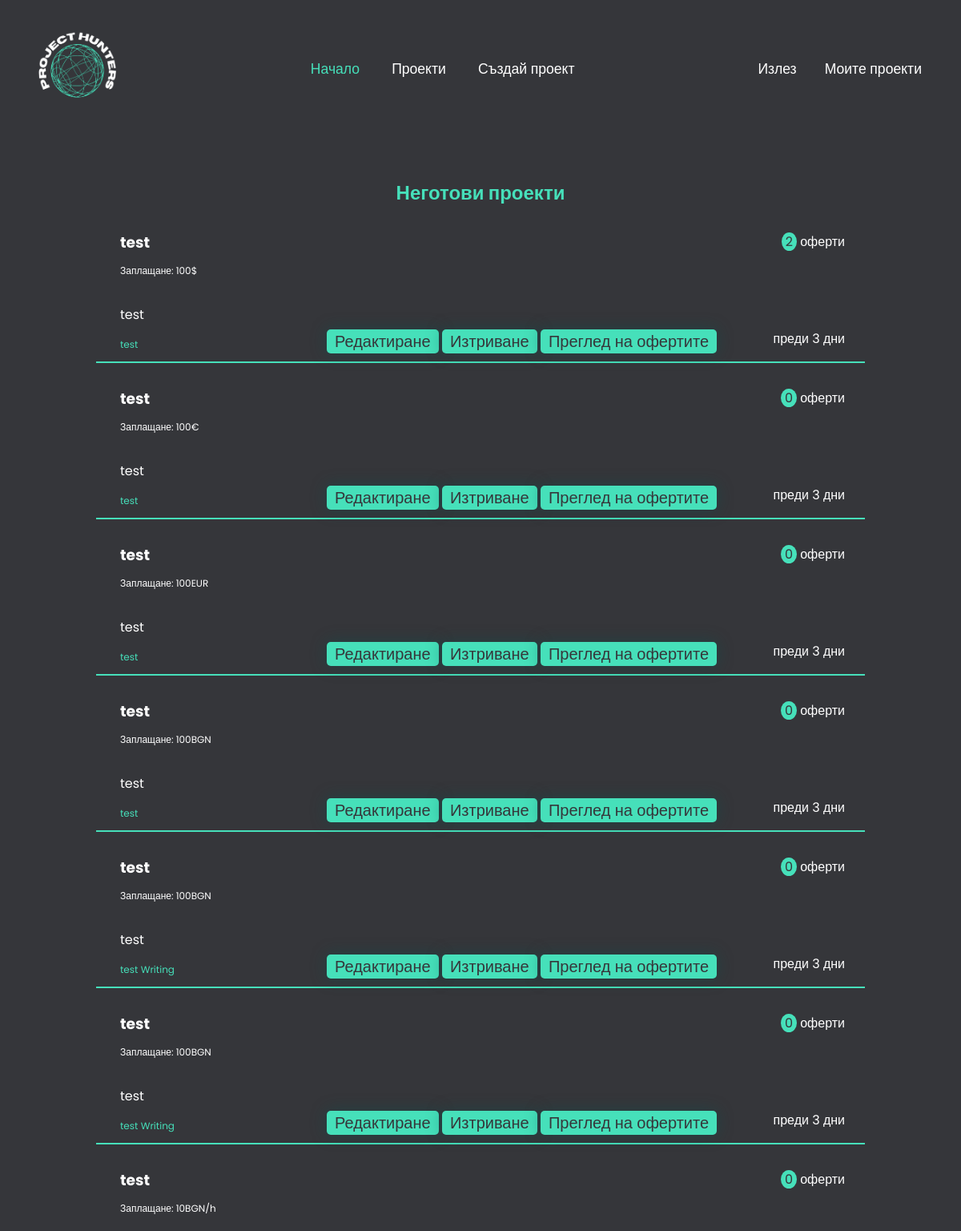
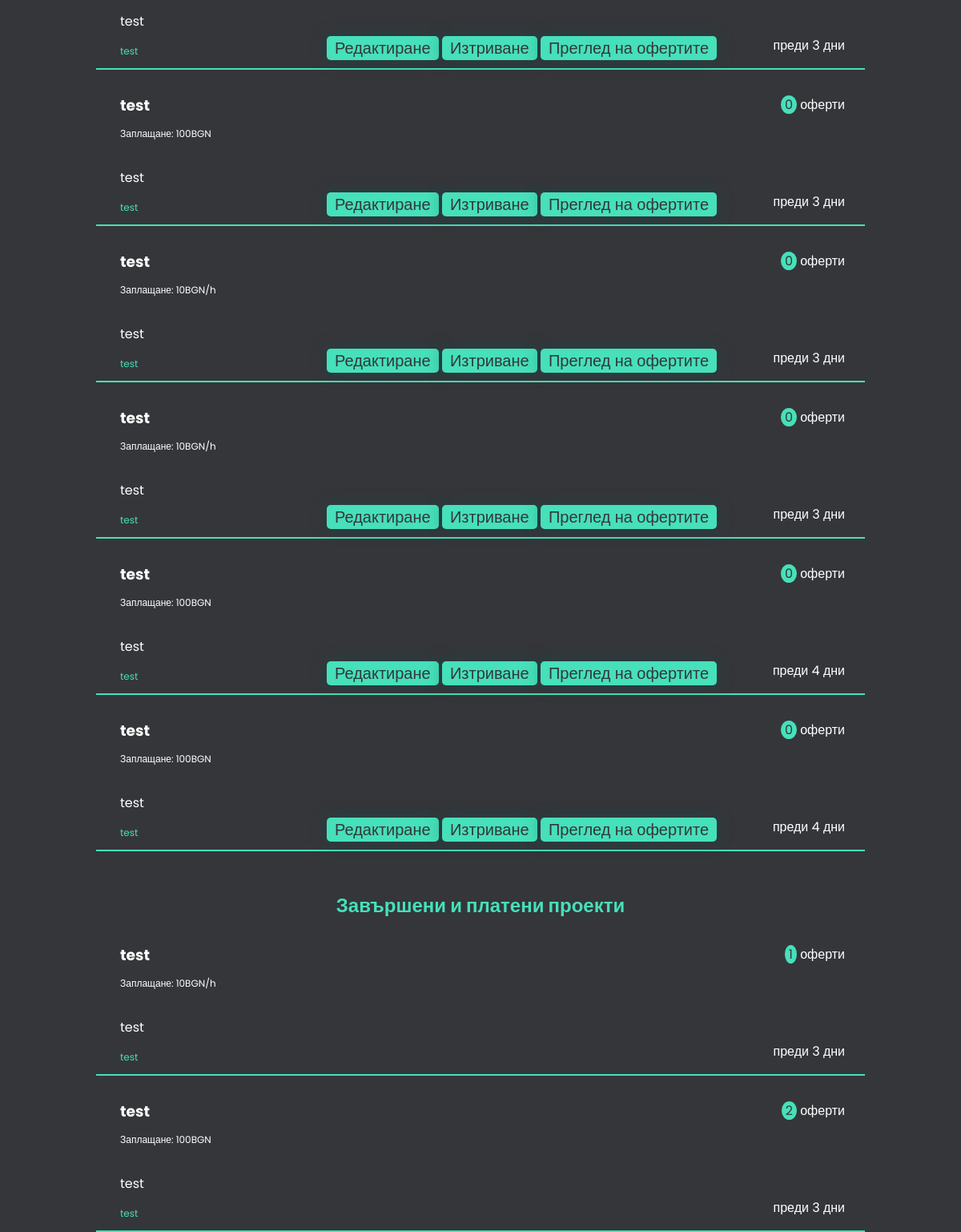
Screenshot of /projects/jobs_created_by_user/ (signed in) with the database file from the repository (2 pictures, top to bottom).
### projects/models.py (models this page shows, shortened)
class Project(models.Model):
    name = models.CharField(max_length=100)
    description = models.TextField()
    responsibilities = models.TextField(default=None)
    skills = models.TextField(default=None)
    payment = models.IntegerField()
    bids = models.IntegerField(default=0)
    is_it_done = models.BooleanField(default=False)
    creator =  models.ForeignKey(User, on_delete=models.CASCADE, related_name='creator')
    date_created = models.DateTimeField(auto_now_add=True)
    is_it_paid = models.BooleanField(default=False)
    currency = models.CharField(max_length=5)
    payment_type_hourly = models.BooleanField(default=False)

### projects/views.py (the view)
# urls.py: path('jobs_created_by_user/', views.jobs_created_by_user, name='jobs_created_by_user'),
def jobs_created_by_user(request):
    if request.user.role == 'client':
        projects_created_by_user = Project.objects.filter(creator=request.user).order_by('-date_created')
    jobs_list = []
    for job in projects_created_by_user:
        job.time_from_creating = " ".join(get_time_from_creating(job.date_created))
        jobs_list.append(job)
        job.skills = job.skills.split('(*)')
    done_job_list = []
    paid_done_jobs_list = []
    undone_job_list = []
    for job in projects_created_by_user:
        if job.is_it_done and not job.is_it_paid:
            done_job_list.append(job)
        elif job.is_it_done and job.is_it_paid:
            paid_done_jobs_list.append(job)
        else:
            undone_job_list.append(job)
    return render(request, 'profile-created-jobs.html', {'user_jobs':jobs_list, 'done_jobs':done_job_list, 'undone_jobs':undone_job_list,'paid_jobs':paid_done_jobs_list})

### templates/profile-created-jobs.html (shortened to what this page needs)
{% extends 'base.html' %}
{% block content %}
    <main class="jobs-reading">
        {% if undone_jobs %}
            <h2>Неготови проекти</h2>
            {% for job in undone_jobs %}
                <a href='/projects/project-detials/{{job.id}}'>
                    <div class="job">
                        <div class="text-container">
                            <h3 class="project-name">{{job.name}}</h3>
                            <div class="information-line">
                                <p class="project-details">
                                    {%for skill in job.skills%}
                                        <span style='color: #46e0ba;'>{{skill}}</span>
                                    {%endfor%}
                                </p>
                                <p class="project-pay">
                                    Заплащане: {{job.payment}}{{job.currency}}{%if job.payment_type_hourly%}/h{%endif%}
                                </p>
                                <p class="project-bids"><span class='button'>{{job.bids}}</span> оферти</p>
                            </div>
                            <p class="project-description">{{job.description}}</p>
                            <div class='buttons-container' style='left:30%;'>
                                <button class='button'><a href='/projects/project-edit/{{job.id}}'>Редактиране</a></button>
                                <button class='button'><a href='/projects/project-delete/{{job.id}}'>Изтриване</a></button>
                                <button class='button'><a href='/projects/project-bids/{{job.id}}'>Преглед на офертите</a></button>
                            </div>
                            <p class="project-date">преди {{job.time_from_creating}}</p>
                        </div>
                    </div>
                </a>
            {% endfor %}
        {%endif%}
        {% if paid_jobs %}
            <h2>Завършени и платени проекти</h2>
            {% for job in paid_jobs %}
            <a href='/projects/project-detials/{{job.id}}'>
                <div class="job">
                    <div class="text-container">
                        <h3 class="project-name">{{job.name}}</h3>
                        <div class="information-line">
                            <p class="project-details">
                                {%for skill in job.skills%}
                                    <span style='color: #46e0ba;'>{{skill}}</span>
                                {%endfor%}
                            </p>
                            <p class="project-pay">
                                Заплащане: {{job.payment}}{{job.currency}}{%if job.payment_type_hourly%}/h{%endif%}
                            </p>
                            <p class="project-bids"><span class='button'>{{job.bids}}</span> оферти</p>
                        </div>
                        <p class="project-description">{{job.description}}</p>
                        <p class="project-date">преди {{job.time_from_creating}}</p>
                    </div>
                </div>
            </a>
                {% endfor %}
            {%endif%}
    </main>
{% endblock %}

### static/css/style.css (style rules this page uses)
:root { --bg-color: #35363a; --text-color: #fff; --main-color: #46e0ba; --primary-color: #222222; --secondary-color: #00b4d5; --tertiary-color: #0077b6; --yellow-color: #ffb900; --gray-color: #ffffff; }
* { padding: 0; margin: 0; box-sizing: border-box; font-family: 'Poppins', sans-serif; text-decoration: none; list-style: none; }
body { background: var(--bg-color); color: var(--text-color); }
h1,p { margin-block-start: 1em; margin-block-end: 1em; }
.button { background-color: #46e0ba; color: #35363a; margin-top: 10px; padding-right: 15px; padding-left: 15px; border-radius: 5px; font-size: 24px; border: #3c4245; cursor: pointer; box-shadow: 0px 0px 20px rgba(0, 85, 83, 0.4) }

### static/css/jobs-reading-page.css (style rules this page uses)
.jobs-reading .job { position: relative; padding: 15px; margin-left: 10%; margin-right: 10%; border-bottom: 2px; border-bottom-style: solid; border-bottom-color: #46e0ba; }
.jobs-reading .information-line { font-size: 12px; }
.jobs-reading .information-line p { display: inline-block; }
.jobs-reading p { overflow: hidden; text-overflow: ellipsis; display: -webkit-box; -webkit-line-clamp: 3; -webkit-box-orient: vertical; }
.jobs-reading .text-container { padding: 15px; }
.jobs-reading .project-bids { position: absolute; top: 15px; right: 25px; font-size: 16px; }
.jobs-reading .project-bids span { border-radius: 50%; cursor: none; box-shadow:none; font-size: 16px; margin-top: 0px; padding-right: 5px; padding-left: 5px; }
.jobs-reading .project-date { position: absolute; bottom: 0; right: 25px; }
.jobs-reading .project-details { color: #46e0ba; position: absolute; bottom: 0; }
.jobs-reading .project-bids,.jobs-reading .project-name,.jobs-reading .project-pay,.jobs-reading .project-description,.jobs-reading .project-date { color: white; }

### templates/profile-created-jobs.html (style rules this page uses)
.job { position: relative; }
.buttons-container { position: absolute; bottom: 10px; left:37%; }
.button { font-size: 20px; min-width:100px; padding-right: 10px; padding-left: 10px; }
.button a { color: #35363a; }
h2 { color: #46e0ba; text-align: center; margin-top:50px; }

### rows the page displays
Project: name "test", skills "test", payment "100", currency "$", bids "2", description "test", time_from_creating "3 дни"
Project: name "test", skills "test", payment "100", currency "€", bids "0", description "test", time_from_creating "3 дни"
Project: name "test", skills "test", payment "100", currency "EUR", bids "0", description "test", time_from_creating "3 дни"
Project: name "test", skills "test", payment "100", currency "BGN", bids "0", description "test", time_from_creating "3 дни"
Project: name "test", skills "test" "Writing", payment "100", currency "BGN", bids "0", description "test", time_from_creating "3 дни"
Project: name "test", skills "test" "Writing", payment "100", currency "BGN", bids "0", description "test", time_from_creating "3 дни"
Project: name "test", skills "test", payment "10", currency "BGN", payment_type_hourly "/h", bids "0", description "test", time_from_creating "3 дни"
Project: name "test", skills "test", payment "100", currency "BGN", bids "0", description "test", time_from_creating "3 дни"
Project: name "test", skills "test", payment "10", currency "BGN", payment_type_hourly "/h", bids "0", description "test", time_from_creating "3 дни"
Project: name "test", skills "test", payment "10", currency "BGN", payment_type_hourly "/h", bids "0", description "test", time_from_creating "3 дни"
Project: name "test", skills "test", payment "100", currency "BGN", bids "0", description "test", time_from_creating "4 дни"
Project: name "test", skills "test", payment "100", currency "BGN", bids "0", description "test", time_from_creating "4 дни"
Project: name "test", skills "test", payment "10", currency "BGN", payment_type_hourly "/h", bids "1", description "test", time_from_creating "3 дни"
Project: name "test", skills "test", payment "100", currency "BGN", bids "2", description "test", time_from_creating "3 дни"
